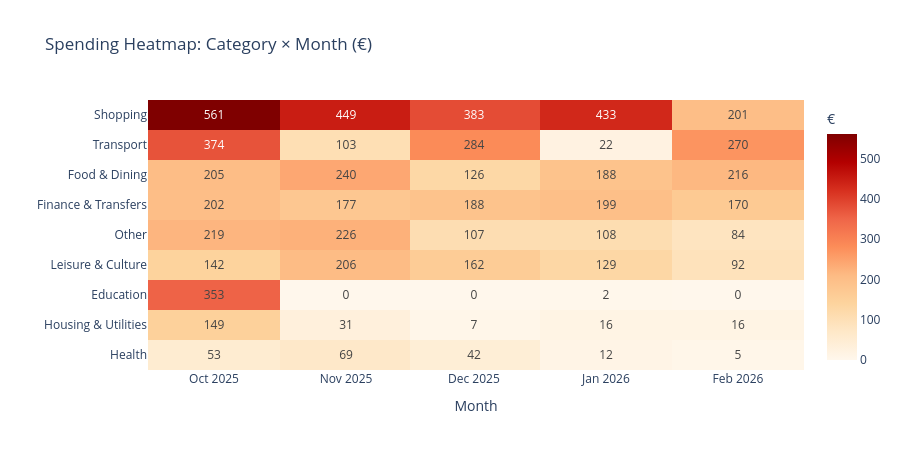

The notebook cell saved with this chart:
### Markdown cell above
## 7. Category Spending per Month — Heatmap

### Code cell
# Heatmap: category vs month
pivot = expenses.pivot_table(
    values="expense", index="category", columns="month_str", aggfunc="sum", fill_value=0
)
# Sort by total spend descending
pivot = pivot.loc[pivot.sum(axis=1).sort_values(ascending=False).index]
# Sort columns chronologically
pivot = pivot[sorted(pivot.columns)]

fig = px.imshow(
    pivot,
    text_auto=".0f",
    color_continuous_scale="OrRd",
    title="Spending Heatmap: Category × Month (€)",
    labels={"x": "Month", "y": "Category", "color": "€"},
    aspect="auto",
    height=450,
)
fig.update_layout(xaxis_title="Month", yaxis_title="")
fig.show()

### Figure 1 — Plotly figure (JSON) as saved in the notebook; plotly's stock layout.template omitted (floating-point values rounded to 4 significant figures)
{"data": [{"coloraxis": "coloraxis", "hovertemplate": "Month: %{x}<br>Category: %{y}<br>€: %{z}<extra></extra>", "name": "0", "texttemplate": "%{z:.0f}", "type": "heatmap", "x": ["2025-10", "2025-11", "2025-12", "2026-01", "2026-02"], "xaxis": "x", "y": ["Shopping", "Transport", "Food & Dining", "Finance & Transfers", "Other", "Leisure & Culture", "Education", "Housing & Utilities", "Health"], "yaxis": "y", "z": [[561.0, 449.0, 383.4, 432.8, 201.2], [373.9, 103.0, 283.7, 22.3, 269.8], [205.1, 240.2, 126.3, 188.2, 215.6], [201.9, 176.5, 187.5, 199.2, 169.5], [219.2, 226.0, 107.3, 108.4, 84.23], [141.7, 206.4, 162.4, 128.6, 91.87], [353.0, 0.0, 0.0, 2.0, 0.0], [148.8, 31.0, 6.81, 15.5, 16.34], [52.83, 68.92, 42.2, 12.36, 5.0]]}], "layout": {"coloraxis": {"colorbar": {"title": {"text": "€"}}, "colorscale": [[0, "rgb(255,247,236)"], [0.125, "rgb(254,232,200)"], [0.25, "rgb(253,212,158)"], [0.375, "rgb(253,187,132)"], [0.5, "rgb(252,141,89)"], [0.625, "rgb(239,101,72)"], [0.75, "rgb(215,48,31)"], [0.875, "rgb(179,0,0)"], [1, "rgb(127,0,0)"]]}, "height": 450, "title": {"text": "Spending Heatmap: Category × Month (€)"}, "xaxis": {"anchor": "y", "domain": [0, 1], "title": {"text": "Month"}}, "yaxis": {"anchor": "x", "autorange": "reversed", "domain": [0, 1], "title": {"text": ""}}}}
